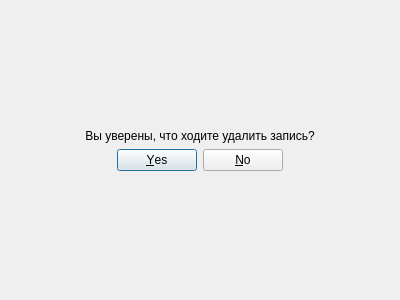
<?xml version="1.0" encoding="UTF-8"?>
<ui version="4.0">
 <class>Dialog</class>
 <widget class="QDialog" name="Dialog">
  <property name="geometry">
   <rect>
    <x>0</x>
    <y>0</y>
    <width>400</width>
    <height>300</height>
   </rect>
  </property>
  <property name="windowTitle">
   <string>Dialog</string>
  </property>
  <layout class="QGridLayout" name="gridLayout">
   <item row="1" column="0">
    <layout class="QVBoxLayout" name="verticalLayout">
     <item>
      <spacer name="verticalSpacer_3">
       <property name="orientation">
        <enum>Qt::Vertical</enum>
       </property>
       <property name="sizeHint" stdset="0">
        <size>
         <width>20</width>
         <height>40</height>
        </size>
       </property>
      </spacer>
     </item>
     <item>
      <widget class="QLabel" name="label">
       <property name="text">
        <string>Вы уверены, что ходите удалить запись?</string>
       </property>
       <property name="alignment">
        <set>Qt::AlignCenter</set>
       </property>
      </widget>
     </item>
     <item>
      <widget class="QDialogButtonBox" name="buttonBox">
       <property name="orientation">
        <enum>Qt::Horizontal</enum>
       </property>
       <property name="standardButtons">
        <set>QDialogButtonBox::No|QDialogButtonBox::Yes</set>
       </property>
       <property name="centerButtons">
        <bool>true</bool>
       </property>
      </widget>
     </item>
     <item>
      <spacer name="verticalSpacer">
       <property name="orientation">
        <enum>Qt::Vertical</enum>
       </property>
       <property name="sizeHint" stdset="0">
        <size>
         <width>20</width>
         <height>40</height>
        </size>
       </property>
      </spacer>
     </item>
    </layout>
   </item>
  </layout>
 </widget>
 <resources/>
 <connections>
  <connection>
   <sender>buttonBox</sender>
   <signal>accepted()</signal>
   <receiver>Dialog</receiver>
   <slot>accept()</slot>
   <hints>
    <hint type="sourcelabel">
     <x>248</x>
     <y>254</y>
    </hint>
    <hint type="destinationlabel">
     <x>157</x>
     <y>274</y>
    </hint>
   </hints>
  </connection>
  <connection>
   <sender>buttonBox</sender>
   <signal>rejected()</signal>
   <receiver>Dialog</receiver>
   <slot>reject()</slot>
   <hints>
    <hint type="sourcelabel">
     <x>316</x>
     <y>260</y>
    </hint>
    <hint type="destinationlabel">
     <x>286</x>
     <y>274</y>
    </hint>
   </hints>
  </connection>
 </connections>
</ui>
